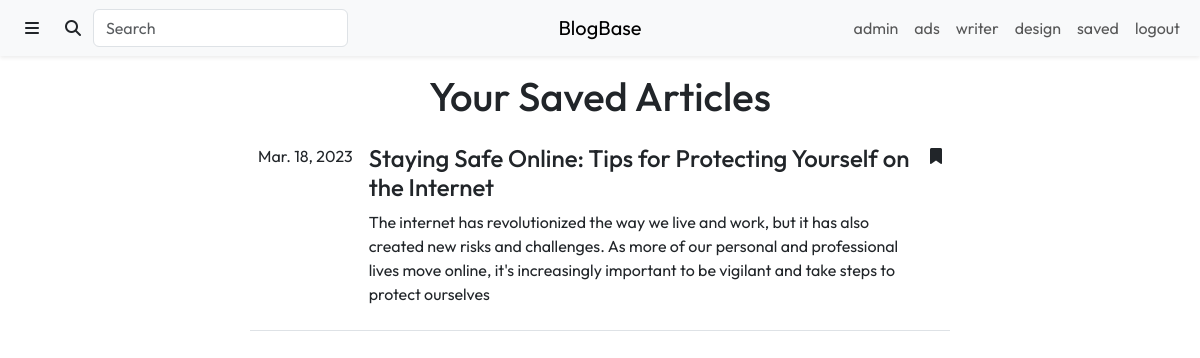
Page /content/saved.php (signed in) on the earlier database version.
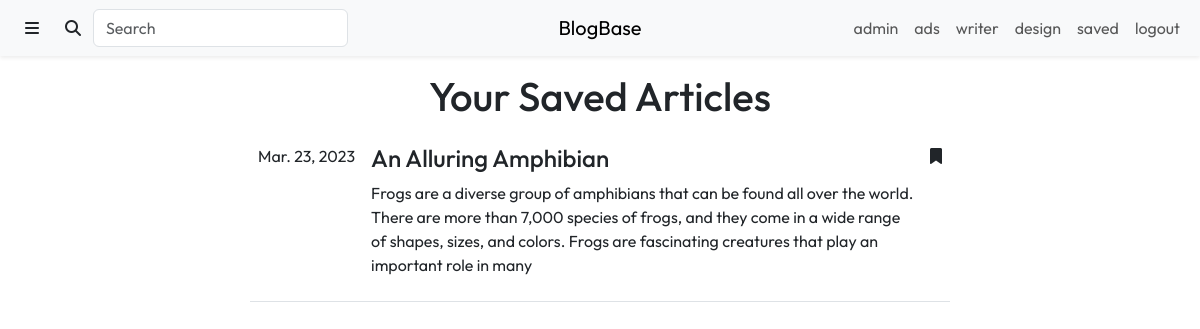
Same page on the later database version.
### tables this page shows
CREATE TABLE `Articles` (
  `article_id` int(11) NOT NULL,
  `author_id` int(11) NOT NULL,
  `title` varchar(225) NOT NULL,
  `description` tinytext NOT NULL,
  `lead_image` varchar(255) NOT NULL,
  `content` longblob NOT NULL,
  `submit_date` date NOT NULL DEFAULT current_timestamp(),
  `approved` tinyint(1) NOT NULL DEFAULT 0,
  `click_number` int(11) NOT NULL DEFAULT 0
);

### include/user_info.inc.php (called while the page is built, shortened)
<?php
if (isset($_SESSION['username'])) {
    $user_query = "SELECT *
                   FROM Users
                   WHERE username = '" . $_SESSION['username'] . "';";
    $user_result = mysqli_query($con, $user_query);
    $user_info = $user_result->fetch_assoc();
}
?>

### content/saved.php (the view, shortened to what this page needs)
<?php
require_once "../include/connect.inc.php";
include_once "../include/user_info.inc.php";
$saved_articles_query = "SELECT UNIX_TIMESTAMP(saved_date) as saved_date, title, article_id, description
                         FROM Articles NATURAL JOIN SavedArticles
                         WHERE user_id = '" . $user_info['user_id'] . "' AND approved = true";
$saved_articles_result = mysqli_query($con, $saved_articles_query);
?>
<!DOCTYPE html>
<html lang="en">
    <head>
        <link rel="stylesheet" href="https://cdn.jsdelivr.net/npm/bootstrap@5.3.0-alpha1/dist/css/bootstrap.min.css">
        <link rel="stylesheet" href="https://cdnjs.cloudflare.com/ajax/libs/font-awesome/6.2.1/css/all.min.css">
        <link rel="stylesheet" href="./css/styles.css">
    </head>
    <body>
        <div class="header">
            <?php include_once "./views/header.php" ?>
        </div>
        <div class="mt-3 text-center">
            <h1>Your Saved Articles</h1>
        </div>
        <div class="col-10 col-lg-7 mx-auto mt-3">
            <table class="table text-start">
                    <?php while ($current_row = $saved_articles_result->fetch_assoc()) { ?>
                        <tr>
                            <td class="text-nowrap">
                                <?php echo date("M. d, Y", $current_row['saved_date']) ?>
                            </td>
                            <td>
                                <h4>
                                    <a class="text-reset text-decoration-none" href="./article.php?id=<?php echo $current_row['article_id'] ?>">
                                        <?php echo $current_row['title'] ?>
                                    </a>
                                </h4>
                                <?php echo $current_row['description'] ?>
                            </td>
                            <td>
                                <a class="fa-solid fa-bookmark text-reset" href="../include/save_article.inc.php?unsave_id=<?php echo $current_row['article_id']; ?>&return_page=saved.php"></a>
                            </td>
                        </tr>
                    <?php } ?>
            </table>
        </div>
    </body>
</html>

Differences in the rows shown:
no longer on this page (row edited): articles: saved_date "Mar. 18, 2023", title "Staying Safe Online: Tips for Protecting Yourself on the Internet", description "The internet has revolutionized the way we live and work, but it has also created new risks and challenges. As more of our personal and professional lives move online, it's increasingly important to be vigilant and take steps to protect ourselves"
now on this page (row edited): articles: saved_date "Mar. 23, 2023", title "An Alluring Amphibian", description "Frogs are a diverse group of amphibians that can be found all over the world. There are more than 7,000 species of frogs, and they come in a wide range of shapes, sizes, and colors. Frogs are fascinating creatures that play an important role in many"
